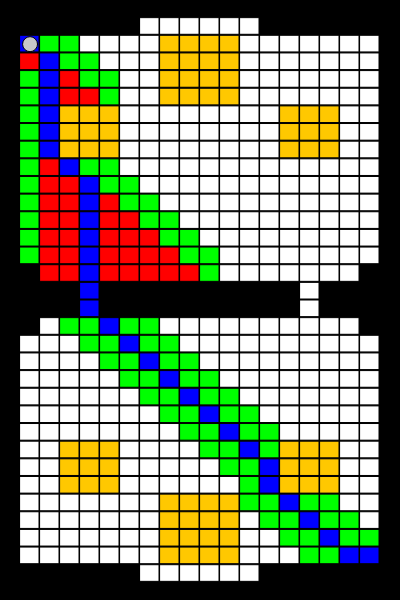
Frame 1 (no input)
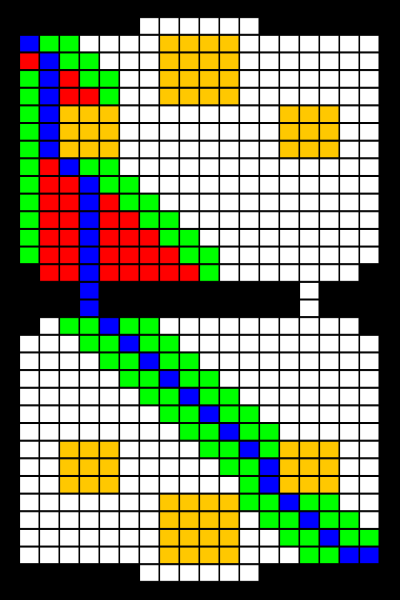
Frame 60 (no input)
Frame 120 (the mouse pressed at the canvas centre since frame 60): identical to frame 60, image omitted

The p5.js sketch that drew these frames (run headless with seeded random() and noise() and a simulated clock; from frame 60 on, the mouse is pressed at the canvas centre):

// p5.js sketch
// ── sketch.js

var rows = grid.length;
var cols = grid[0].length;
var w, h;

var heroes = [];

function setup() {
    createCanvas(400, 600);
    console.log('Clash Royale');
    
    w = width / cols;
    h = height / rows;
    
    for (var i=0; i<rows; i++) {
        for (var j=0; j<cols; j++) {
            grid[i][j] = new Node(j, i, grid[i][j]);
        }
    }
    
    var hero = new Hero();
    heroes.push(hero);
    
    heroes[0].start();
}

function draw() {
    background(0);
    
    for (var i=0; i<rows; i++) {
        for (var j=0; j<cols; j++) {
            grid[i][j].show();
        }
    }
    
    heroes[0].move();
    heroes[0].show();
    
    /*
    
    if (finished) {
        var new_path = [];
        var currentNode = endNode;
        
        while (currentNode != startNode) {
            new_path.push(currentNode);
            currentNode = currentNode.parent;
        }
        new_path.reverse();
        
        for (var i=0; i<new_path.length; i++) {
            new_path[i].show(color(0, 0, 255));
            
            
            for (var j=0; j<heroes.length; j++) {
                heroes[j].move(new_path[i].x, new_path[i].y);
                heroes[j].show();
            }
        
        }
    }
    */
}


// ── grid.js
var grid = [
[1,1,1,1,1,1,1,1,1,1,1,1,1,1,1,1,1,1,1,1],
[1,1,1,1,1,1,1,0,0,0,0,0,0,1,1,1,1,1,1,1],
[1,0,0,0,0,0,0,0,2,2,2,2,0,0,0,0,0,0,0,1],
[1,0,0,0,0,0,0,0,2,2,2,2,0,0,0,0,0,0,0,1],
[1,0,0,0,0,0,0,0,2,2,2,2,0,0,0,0,0,0,0,1],
[1,0,0,0,0,0,0,0,2,2,2,2,0,0,0,0,0,0,0,1],
[1,0,0,2,2,2,0,0,0,0,0,0,0,0,2,2,2,0,0,1],
[1,0,0,2,2,2,0,0,0,0,0,0,0,0,2,2,2,0,0,1],
[1,0,0,2,2,2,0,0,0,0,0,0,0,0,2,2,2,0,0,1],
[1,0,0,0,0,0,0,0,0,0,0,0,0,0,0,0,0,0,0,1],
[1,0,0,0,0,0,0,0,0,0,0,0,0,0,0,0,0,0,0,1],
[1,0,0,0,0,0,0,0,0,0,0,0,0,0,0,0,0,0,0,1],
[1,0,0,0,0,0,0,0,0,0,0,0,0,0,0,0,0,0,0,1],
[1,0,0,0,0,0,0,0,0,0,0,0,0,0,0,0,0,0,0,1],
[1,0,0,0,0,0,0,0,0,0,0,0,0,0,0,0,0,0,0,1],
[1,1,0,0,0,0,0,0,0,0,0,0,0,0,0,0,0,0,1,1],
[1,1,1,1,0,1,1,1,1,1,1,1,1,1,1,0,1,1,1,1],
[1,1,1,1,0,1,1,1,1,1,1,1,1,1,1,0,1,1,1,1],
[1,1,0,0,0,0,0,0,0,0,0,0,0,0,0,0,0,0,1,1],
[1,0,0,0,0,0,0,0,0,0,0,0,0,0,0,0,0,0,0,1],
[1,0,0,0,0,0,0,0,0,0,0,0,0,0,0,0,0,0,0,1],
[1,0,0,0,0,0,0,0,0,0,0,0,0,0,0,0,0,0,0,1],
[1,0,0,0,0,0,0,0,0,0,0,0,0,0,0,0,0,0,0,1],
[1,0,0,0,0,0,0,0,0,0,0,0,0,0,0,0,0,0,0,1],
[1,0,0,0,0,0,0,0,0,0,0,0,0,0,0,0,0,0,0,1],
[1,0,0,2,2,2,0,0,0,0,0,0,0,0,2,2,2,0,0,1],
[1,0,0,2,2,2,0,0,0,0,0,0,0,0,2,2,2,0,0,1],
[1,0,0,2,2,2,0,0,0,0,0,0,0,0,2,2,2,0,0,1],
[1,0,0,0,0,0,0,0,2,2,2,2,0,0,0,0,0,0,0,1],
[1,0,0,0,0,0,0,0,2,2,2,2,0,0,0,0,0,0,0,1],
[1,0,0,0,0,0,0,0,2,2,2,2,0,0,0,0,0,0,0,1],
[1,0,0,0,0,0,0,0,2,2,2,2,0,0,0,0,0,0,0,1],
[1,1,1,1,1,1,1,0,0,0,0,0,0,1,1,1,1,1,1,1],
[1,1,1,1,1,1,1,1,1,1,1,1,1,1,1,1,1,1,1,1]
];
// ── hero.js

function Hero() {
    this.openSet = [];
    this.closedSet = [];
    this.startNode = null;
    this.endNode = null;
    this.targetNode = null;
    this.finished = false;
    this.path = [];
    
    this.startNode = grid[2][1];
    this.targetNode = grid[31][18];
    this.openSet.push(this.startNode);
    
    this.x = this.startNode.x * w + w / 2;
    this.y = this.startNode.y * h + h / 2;
    this.diameter = w - 5;
    this.speed = 10;
    this.steps = 0.1;
    this.f = 0;
    
    this.start = function() {
        this.findPath();
    }
    
    this.move = function() {
        if (this.path.length > 0) {
            
            
            var destX = this.path[0].x;
            var destY = this.path[0].y;
            
        
            
            var destX = destX * w + w / 2;
            var destY = destY * h + h / 2;
            
            console.log(this.x, destX, destY);
            
            var dx = destX - this.x;
            var dy = destY - this.y;
            var dist = Math.abs(Math.sqrt(dx * dx + dy * dy));
            this.speed = this.steps / dist;
            
            this.f += this.speed;
            
            var x = this.x + (destX - this.x) * this.f;
            var y = this.y + (destY - this.y) * this.f;
            
            //console.log(x, y)
            
            this.x = x;
            this.y = y;
        }
    }
    
    this.show = function() {
        for (var i=0; i<this.closedSet.length; i++) {
            this.closedSet[i].show(color(255, 0, 0));
        }
        
        for (var i=0; i<this.openSet.length; i++) {
            this.openSet[i].show(color(0, 255, 0));
        }
        
        this.startNode.show(color(0, 0, 255));
        for (var i=0; i<this.path.length; i++) {
            this.path[i].show(color(0, 0, 255));
        }
        
        fill(color(200, 200, 200));
        ellipse(this.x, this.y, this.diameter, this.diameter);
    }
    
    this.findPath = function() {
        while (this.openSet.length > 0) {
            var node = this.openSet[0];
            for (var i=1; i<this.openSet.length; i++) {
                if (this.openSet[i].f < node.f || this.openSet[i].f == node.f) {
                    if (this.openSet[i].h < node.h) {
                        node = this.openSet[i];
                    }
                }
            }
            
            // remove node
            var index = this.openSet.indexOf(node);
            if (index > -1) this.openSet.splice(index, 1);
            
            // add node
            this.closedSet.push(node);
            
            // finish
            if (node == this.targetNode) {
                this.endNode = this.targetNode;
                var currentNode = this.endNode;
                while (currentNode != this.startNode) {
                    this.path.push(currentNode);
                    currentNode = currentNode.parent;
                }
                this.path.reverse();
                
                this.finished = true;
                console.log('path finished');
                return;
            }
            
            var neighbours = getNeighbours(node);
            for (var i=0; i<neighbours.length; i++) {
                var neighbour = neighbours[i];
                
                var index = this.closedSet.indexOf(neighbour);
                if (neighbour.isRigid() || index > -1) {
                    continue;
                }
                
                var index = this.openSet.indexOf(neighbour);
                var newCostToNeighbour = node.g + getDistance(node, neighbour);
                
                if (newCostToNeighbour < neighbour.g || index == -1) {
                    neighbour.g = newCostToNeighbour;
                    neighbour.h = getDistance(neighbour, this.targetNode);
                    neighbour.f = neighbour.g + neighbour.h;
                    neighbour.parent = node;
                    this.openSet.push(neighbour);
                }
            }
        }
    }
}

// static methods

function retracePath(startNode, endNode) {
    var new_path = [];
    var currentNode = endNode;
    
    while (currentNode != startNode) {
        new_path.push(currentNode);
        currentNode = currentNode.parent;
    }
    new_path.reverse();
    console.log(new_path);
    
    for (var i=0; i<new_path.length; i++) {
        new_path[i].show(color(0, 0, 255));
    }
}

function getNeighbours(node) {
    var neighbours = [];
    for (var x = -1; x <= 1; x++) {
        for (var y = -1; y <= 1; y++) {
            if (x == 0 && y == 0) continue;
            
            var checkX = node.x + x;
            var checkY = node.y + y;
            
            if (checkX >= 0 && checkX < cols && checkY >= 0 && checkY < rows) {
                neighbours.push(grid[checkY][checkX]);
            }
        }
    }
    return neighbours;
}

function getDistance(nodeA, nodeB) {
    var dstX = Math.abs(nodeA.x - nodeB.x);
    var dstY = Math.abs(nodeA.y - nodeB.y);
    if (dstX > dstY) return 14 * dstY + 10 * (dstX-dstY);
    return 14 * dstX + 10 * (dstY-dstX);
}
// ── node.js

function Node(i, j, value) {
    this.x = i;
    this.y = j;
    this.f = 0;
    this.g = 0;
    this.h = 0;
    this.value = value;
    
    this.isRigid = function() {
        return (this.value == 1 || this.value == 2);
    }
    
    this.show = function(aaa) {
        fill(255);
        if (aaa !== undefined) {
            fill(aaa);
        } else {
            if (this.value == 1) {
                fill(0);
            } else if (this.value == 2) {
                fill(color(255, 200, 0));
            }
        }
        stroke(0);
        rect(this.x * w, this.y * h, w - 1, h - 1);
    }
}
